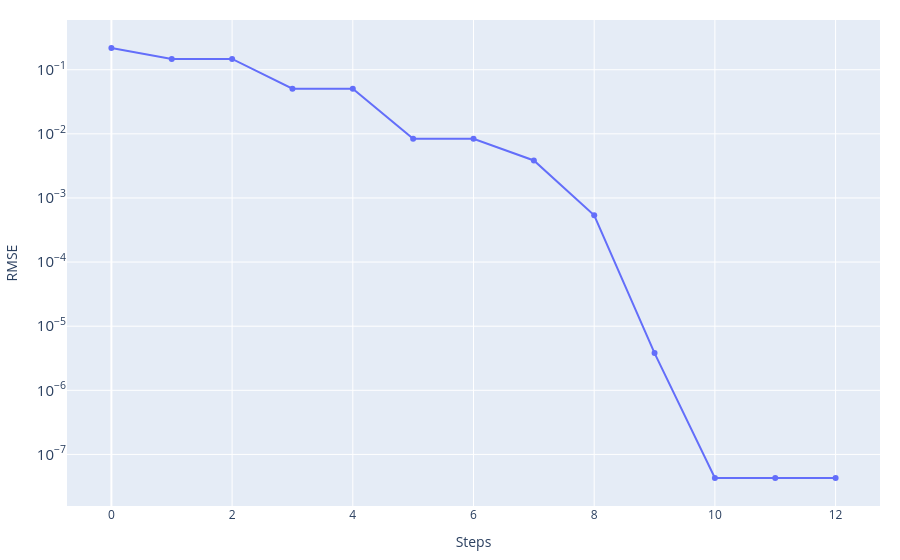
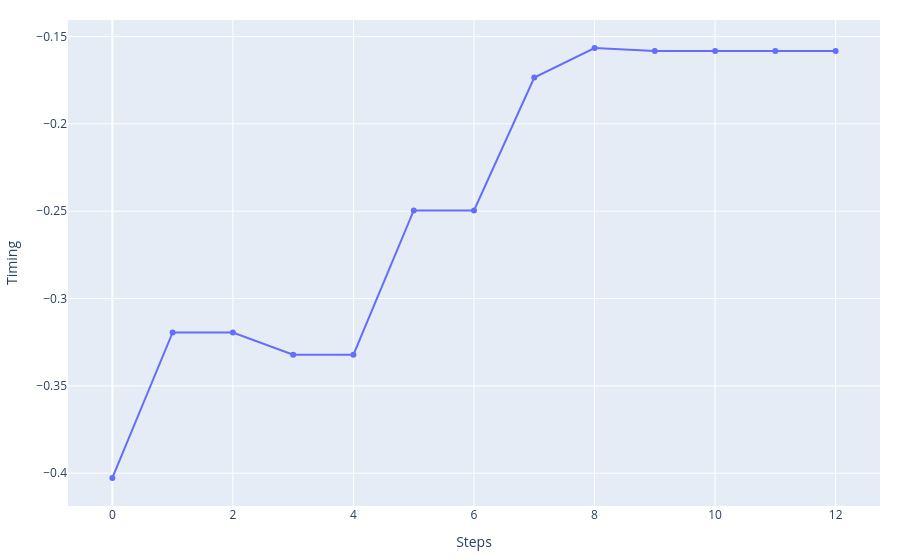
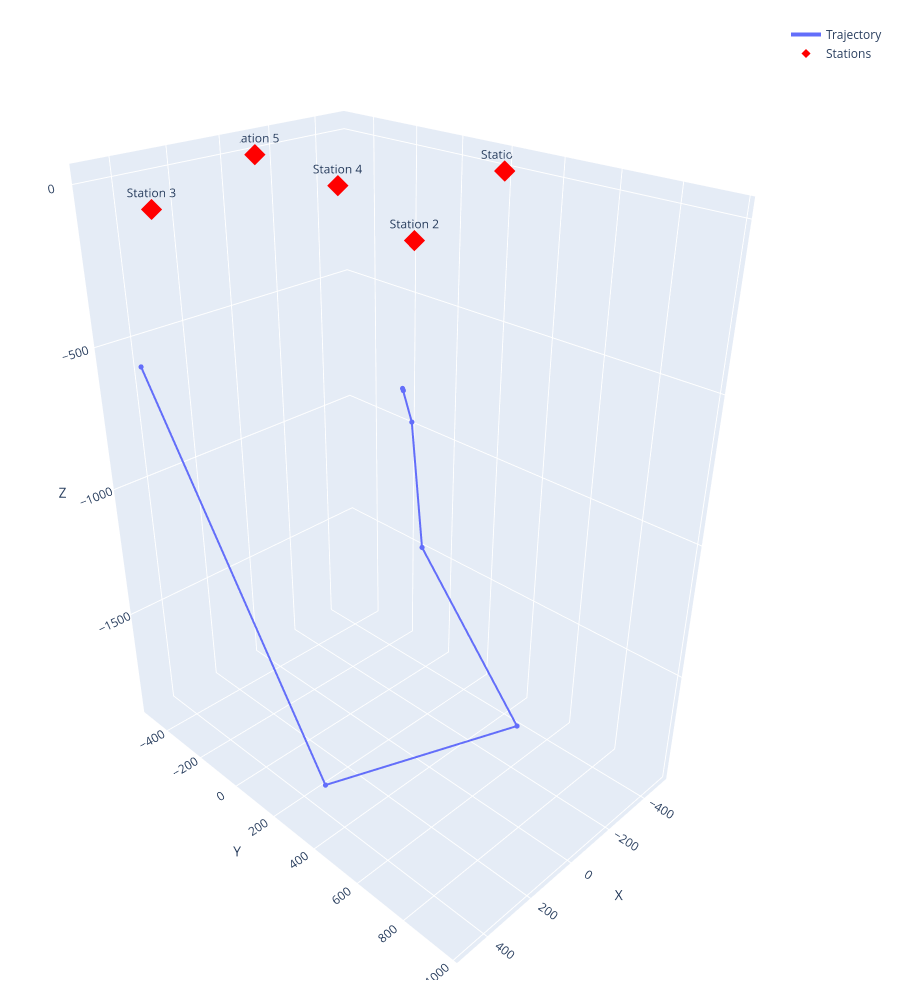

Notebook code cell kept with these figures, in order:
### Code cell
event_best_LM, history_LM, cost_story_LM, misfit_fin_LM = Levenberg_Marquardt.Levenberg_Marquardt(
    stations=stations_norm,
    event_test=np.copy(event_ini),
    n_iteration=1_000,
    vp=vp)

print('Best fitt with:')
print(f'\t- RMSE = {misfit_fin_LM}')
print(f'\t- Event = {event_best_LM}')

Results['Levenberg-Marquardt'] = {'X':event_best_LM['X'],
                                  'Y':event_best_LM['Y'],
                                  'Z':event_best_LM['Z'],
                                  't':event_best_LM['t'],
                                  'RMSE':misfit_fin_LM}

_ = graphics.history_2d(cost_story_LM, 'RMSE', log_y=True, filename=None)
_ = graphics.history_2d(history_LM[:, 3], 'Timing', filename=None)
_ = graphics.history_3d(history_LM[:, :3], stations_norm, filename=None)

### Figure 1 — Plotly figure (JSON) as saved in the notebook; plotly's stock layout.template omitted (floating-point values rounded to 4 significant figures)
{"data": [{"mode": "lines+markers", "name": "RMSE", "type": "scatter", "x": [0, 1, 2, 3, 4, 5, 6, 7, 8, 9, 10, 11, 12], "y": [0.2177, 0.1471, 0.1471, 0.05055, 0.05055, 0.008383, 0.008383, 0.003843, 0.0005377, 3.803e-06, 4.297e-08, 4.297e-08, 4.297e-08]}], "layout": {"hovermode": "x unified", "margin": {"b": 20, "l": 20, "r": 20, "t": 20}, "title": {}, "xaxis": {"showgrid": true, "title": {"text": "Steps"}}, "yaxis": {"exponentformat": "power", "showgrid": true, "title": {"text": "RMSE"}, "type": "log"}}}

### Figure 2 — Plotly figure (JSON) as saved in the notebook; plotly's stock layout.template omitted (floating-point values rounded to 4 significant figures)
{"data": [{"mode": "lines+markers", "name": "Timing", "type": "scatter", "x": [0, 1, 2, 3, 4, 5, 6, 7, 8, 9, 10, 11, 12], "y": [-0.4027, -0.3194, -0.3194, -0.3322, -0.3322, -0.2496, -0.2496, -0.1735, -0.1566, -0.1584, -0.1584, -0.1584, -0.1584]}], "layout": {"hovermode": "x unified", "margin": {"b": 20, "l": 20, "r": 20, "t": 20}, "title": {}, "xaxis": {"showgrid": true, "title": {"text": "Steps"}}, "yaxis": {"exponentformat": "power", "showgrid": true, "title": {"text": "Timing"}, "type": "linear"}}}

### Figure 3 — Plotly figure (JSON) as saved in the notebook; plotly's stock layout.template omitted (floating-point values rounded to 4 significant figures)
{"data": [{"customdata": ["0", "1", "2", "3", "4", "5", "6", "7", "8", "9", "10", "11", "12"], "hovertemplate": "<b>Step %{customdata}</b><br>X: %{x:.2f}<br>Y: %{y:.2f}<br>Z: %{z:.2f}<extra></extra>", "line": {"width": 4}, "marker": {"size": 3}, "mode": "lines+markers", "name": "Trajectory", "type": "scatter3d", "x": [403.6, 354.6, 354.6, 264.0, 264.0, 213.8, 213.8, 148.4, 138.4, 139.4, 139.4, 139.4, 139.4], "y": [-499.4, 258.7, 258.7, 968.2, 968.2, 553.8, 553.8, 446.4, 400.0, 404.1, 404.2, 404.2, 404.2], "z": [-588.1, -1879.0, -1879.0, -1251.0, -1251.0, -880.0, -880.0, -546.6, -462.7, -467.4, -467.4, -467.4, -467.4]}, {"hovertemplate": "<b>%{text}</b><br>X: %{x:.2f}<br>Y: %{y:.2f}<br>Z: %{z:.2f}<extra></extra>", "marker": {"color": "red", "size": 7, "symbol": "diamond"}, "mode": "markers+text", "name": "Stations", "text": ["Station 1", "Station 2", "Station 3", "Station 4", "Station 5"], "textposition": "top center", "type": "scatter3d", "x": [-500.0, 200.0, 500.0, 0.0, -100.0], "y": [200.0, 500.0, -200.0, 0.0, -500.0], "z": [-10.0, -10.0, -10.0, 0.0, -10.0]}], "layout": {"height": 1000, "margin": {"b": 20, "l": 20, "r": 20, "t": 20}, "scene": {"aspectmode": "data", "camera": {"eye": {"x": 1.5, "y": 1.5, "z": 1.2}}, "xaxis": {"showgrid": true, "title": {"text": "X"}}, "yaxis": {"showgrid": true, "title": {"text": "Y"}}, "zaxis": {"showgrid": true, "title": {"text": "Z"}}}, "title": {}}}
